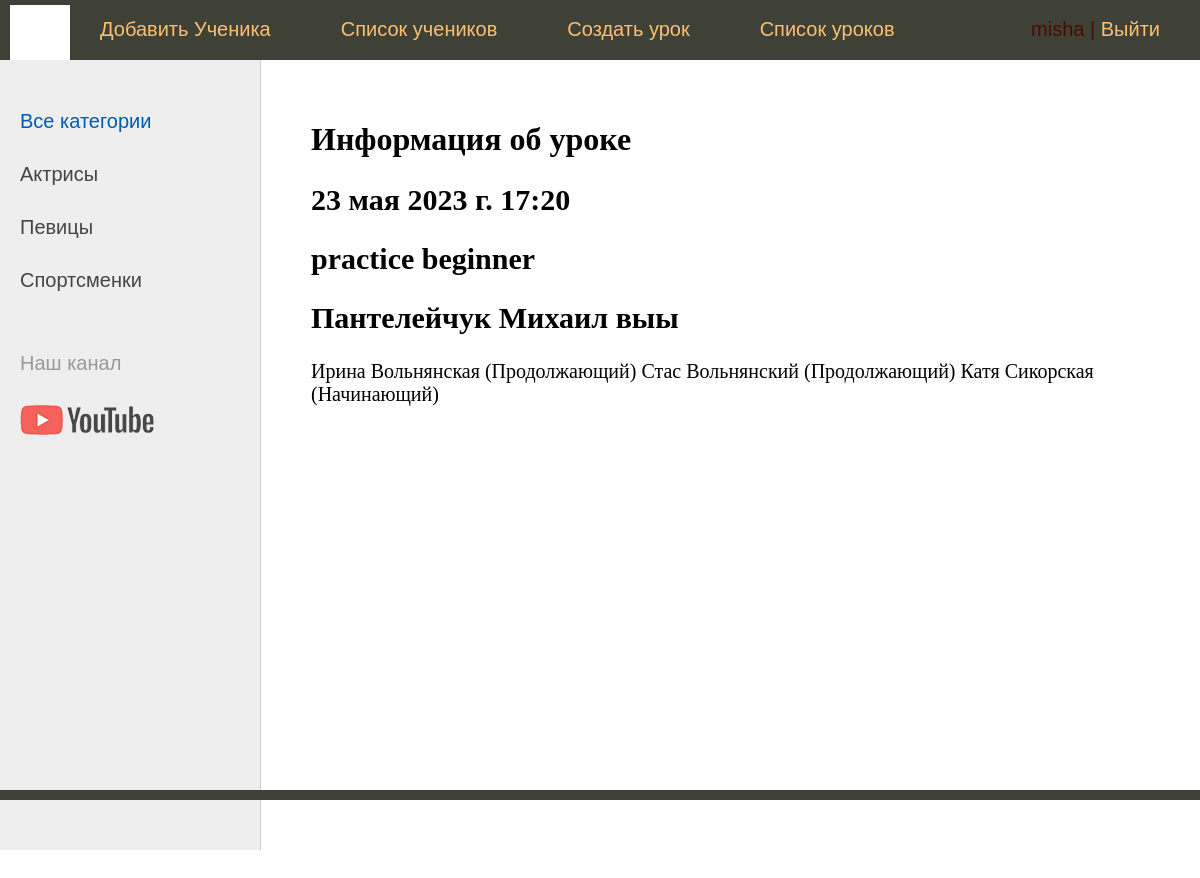
Page /lesson_view/76/ (signed in) on the committed database.
### tangoschool/models.py (models this page shows, shortened)
class Lesson(models.Model):
    id = models.AutoField(primary_key=True)
    lesson_topic = models.CharField(max_length=30, blank=True, null=True, verbose_name="Описание занятия")
    trainer = models.ForeignKey(TrainerProfile, on_delete=models.CASCADE)
    lesson_type = models.CharField(max_length=10, choices=(('full', 'Полное занятие'), ('practice', 'Практика')))
    students = models.ManyToManyField(Student, blank=True, verbose_name="Список учеников, записанных на занятие")
    guests = models.ManyToManyField(Guest, blank=True, verbose_name="Список гостей, записанных на занятие")
    date = models.DateField(auto_now_add=True, verbose_name="Дата занятия")
    time = models.TimeField(auto_now_add=True, verbose_name="Время занятия")
    level = models.CharField(max_length=30, choices=LEVEL_CHOICES, blank=True, null=True,
                             verbose_name="Уровень сложности")
    class Meta:
        verbose_name = "урок"
        verbose_name_plural = "уроки"
        ordering = ['date', 'trainer']

class TrainerProfile(models.Model):
    user = models.OneToOneField(User, on_delete=models.CASCADE, related_name='trainer_profile')
    email = models.EmailField(max_length=70, unique=True)
    birth_day = models.DateField(blank=True, null=True, verbose_name="День рождения")
    phone_number = models.CharField(max_length=15, unique=True, blank=True, null=True, verbose_name="Номер телефона")
    description = models.TextField(blank=True)
    experience = models.PositiveIntegerField(blank=True, null=True)
    photo = models.ImageField(upload_to='trainers/', blank=True, null=True, verbose_name="фото")
    class Meta:
        verbose_name = 'Тренер'
        verbose_name_plural = 'Тренеры'
    def __str__(self):
        return f'{self.user.last_name} {self.user.first_name} '

class Student(models.Model):
    id = models.AutoField(primary_key=True, unique=True)
    user = models.CharField(max_length=15, unique=True)
    first_name = models.CharField(max_length=25)
    last_name = models.CharField(max_length=50)
    email = models.EmailField(max_length=70, unique=True)
    birth_day = models.DateField(blank=True, null=True, verbose_name="День рождения")
    phone_number = models.CharField(max_length=15, unique=True, blank=True, null=True, verbose_name="Номер телефона")
    photo = models.ImageField(upload_to='students/', blank=True, null=True, verbose_name="фото")
    level = models.CharField(max_length=30, choices=[("Продолжающий", 'advanced'), ('Начинающий', 'beginner')],
                             blank=True, null=True, verbose_name="Уровень подготовки")
    is_active = models.BooleanField(default=True, verbose_name="Статус активности", editable=True)
    lessons_balance = models.FloatField(default=0, verbose_name="Количество занятий")
    class Meta:
        verbose_name = 'student'
        verbose_name_plural = 'students'
        ordering = ['-is_active', 'last_name']
    def __str__(self):
        return f"{self.first_name} {self.last_name} ({self.level}) "

### tangoschool/views.py (the view)
# urls.py: path('lesson_view/<int:pk>/', LessonShow.as_view(), name='lesson'),
class LessonShow(LoginRequiredMixin, DataMixin, DetailView):
    model = Lesson
    template_name = "tangoschool/lesson_show.html"
    context_object_name = 'lesson'
    def get_context_data(self, **kwargs):
        context = super().get_context_data(**kwargs)
        lesson = self.get_object()
        students = lesson.students.all()
        print(students)
        context['students'] = students
        c_def = self.get_user_context(title="Информация об уроке")
        return dict(list(context.items()) + list(c_def.items()))

### tangoschool/utils.py (called while the page is built)
    def get_user_context(self, **kwargs):
        context = kwargs
        user_menu = menu.copy()
        if not self.request.user.is_authenticated:
            user_menu = []
        if self.request.user.is_authenticated and not self.request.user.is_staff:
            del(user_menu[0:4])
            context['menu'] = user_menu
        if self.request.user.is_authenticated and self.request.user.is_staff:
            user_menu.pop(4)
        context['menu'] = user_menu
        return context

### tangoschool/templates/tangoschool/lesson_show.html
{% extends 'tangoschool/base.html' %}
{% block content %}
<h1> {{ title }}</h1>
    <h2>{{ lesson.date }}  {{ lesson.time }}</h2>
    <h2>{{ lesson.lesson_type }}  {{ lesson.level }}</h2>
    <h2>{{ lesson.trainer }}  {{ lesson.lesson_topic }}</h2>
   {% for student in students %}
       {{ student }}
   {% endfor %}
{% endblock %}

### tangoschool/templates/tangoschool/base.html (shortened to what this page needs)
{% load static %}
<!doctype html>
<html lang="en">
<head>
    <link type="text/css" href="{% static 'tangoschool/css/styles.css' %}" rel="stylesheet"/>
</head>
<body>
<table class="table-page" border=0 cellpadding="0" cellspacing="0">
    <tr>
        <td valign=top>
            {% block mainmenu %}
                <div class="header">
                    <ul id="mainmenu" class="mainmenu">
                        <li class="logo"><a href="{% url 'home' %}">
                            <div class="logo"></div>
                        </a></li>
                        {% for m in menu %}
                            <li><a href='{% url m.url_name %}'>{{ m.title }}</a></li>
                        {% endfor %}
                        {% if request.user.is_authenticated %}
                            <li class="last"> {{ user.username }} | <a href="{% url 'logout' %}">Выйти</a></li>
                        {% else %}
                            <li class="last"><a href='{% url 'login' %}'>Войти</a>
                            </li>
                        {% endif %}
                        {% if request.user.is_staff %}
                            <li><a href="/admin/">Админ</a></li>
                        {% endif %}
                    </ul>
                </div>
            {% endblock mainmenu %}
            <table class="table-content" border=0 cellpadding="0" cellspacing="0">
                <tr>
                    <td valign="top" class="left-chapters">
                        <ul id="leftchapters">
                            <li class="selected">Все категории</li>
                            <li><a href="#">Актрисы</a></li>
                            <li><a href="#">Певицы</a></li>
                            <li><a href="#">Спортсменки</a></li>
                            <li class="share">
                                <p>Наш канал</p>
                                <a class="share-yt"
                                   href="https://www.youtube.com/channel/UClJzWfGWuGJL2t-3dYKcHTA/playlists"
                                   target="_blank" rel="nofollow"></a>
                            </li>
                        </ul>
                    </td>
                    <td valign="top" class="content">
                        <div class="content-text">
                            {% block content %}
                            {% endblock %}
                        </div>
                    </td>
                </tr>
            </table>
        </td>
    </tr>
    <tr>
        <td valign=top>
            <div id="footer">
            </div>
        </td>
    </tr>
</table>
</body>
</html>

### tangoschool/static/tangoschool/css/styles.css (style rules this page uses)
html, body { font-family: 'Arial'; margin: 0; padding: 0; height: 100%; width: 100%; color: #444; }
a { color: #0059b2; text-decoration: none; }
.table-page { width: 100%; height: 100%; vertical-align: top; }
.table-page tr { height: 100%; }
.header { background: #3F4137; height: 60px; }
.logo { background: url('../images/logo.png') no-repeat 10px 5px; width: 70px; height: 60px; }
ul.mainmenu { list-style: none; margin: 0; padding: 0; height: 60px; color: #470c03; font-size: 20px; overflow: hidden; }
ul.mainmenu li { float: left; margin: 18px 40px 0 30px; }
ul.mainmenu li.logo { margin: 0; }
ul.mainmenu li.last { float: right; }
ul.mainmenu li a { color: #fdc073; text-decoration: none; }
.table-content { width: 100%; min-height: 100%; height: 100%; }
.left-chapters { margin: 0; background: #eee; border-right: 1px solid #ccc; min-height: 100%; }
.left-chapters ul { width: 230px; min-height: 100%; margin: 0; padding: 20px 10px 10px 20px; list-style: none; font-size: 20px; }
.left-chapters ul li { margin: 30px 0 0 0; color: #999; }
.left-chapters ul li.selected { color: #0059b2; }
.left-chapters ul li a { color: #444; text-decoration: none; }
.left-chapters ul li.share { margin: 60px 0 0 0; }
.left-chapters ul li.share p { margin: 30px 0 30px 0; }
.left-chapters ul li.share a { display: inline-block; width: 40px; height: 40px; margin: 0 20px 0 0; }
.left-chapters ul li.share a.share-yt { width: 100%; height: 30px; background: url('../images/share_yt.png') no-repeat 0 0 }
.content { padding: 40px 20px 20px 40px; width: 100%; box-sizing: border-box; }
.content-text { margin: 10px 0 0 10px; color: #000; font-size: 20px; font-family: Yandex Sans Display Light; }
.content-text h1 { font-size: 32px; }
#footer { box-sizing: border-box; background: #3F4137; padding: 5px; color: #aaa; font-size: 14px; font-family: Verdana, Geneva, Arial, Helvetica; text-align: left; overflow: hidden; }

### rows in the picture
Lesson: date "23 мая 2023 г.", time "17:20", lesson_type "practice", level "beginner", trainer "Пантелейчук Михаил", lesson_topic "выы"
Student: first_name+last_name+level "Ирина Вольнянская (Продолжающий)"
Student: first_name+last_name+level "Стас Вольнянский (Продолжающий)"
Student: first_name+last_name+level "Катя Сикорская (Начинающий)"

### other values in the picture
{{ m.title }} "Добавить Ученика" "Список учеников" "Создать урок" "Список уроков"
{{ user.username }} "misha"
{{ title }} "Информация об уроке"
